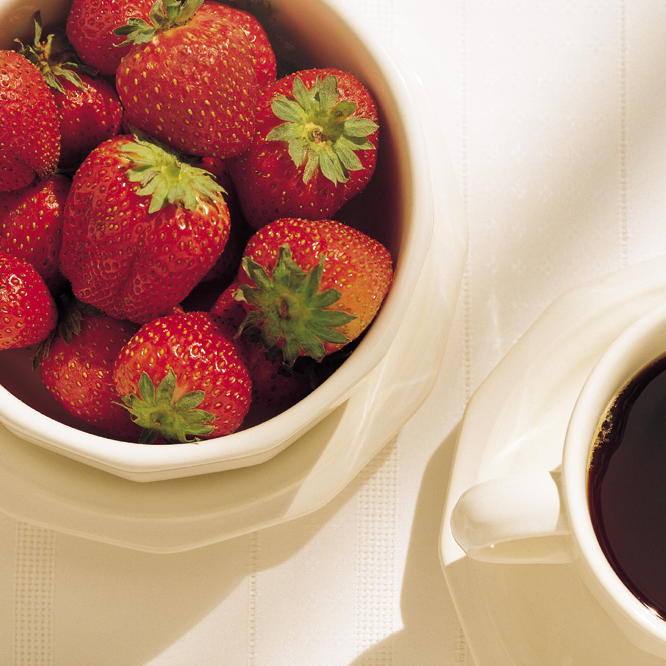
%> input picture Laboratorio 6/Quest2/strawberries_coffee.png, 666 x 666 px
$ octave Quest2.m   (GNU Octave 9; MATLAB toolbox functions it lacks are replaced by stand-ins)
%> lines starting %> are read from the running program, lines starting %| are printed output that depends on the picture
imagem = imread('strawberries_coffee.png');
%> imagem is the input picture: size 666x666x3 uint8; mean R, G, B 186.3, 145.9, 126.5
img = (round(imagem*(5/255)))*(255/5);
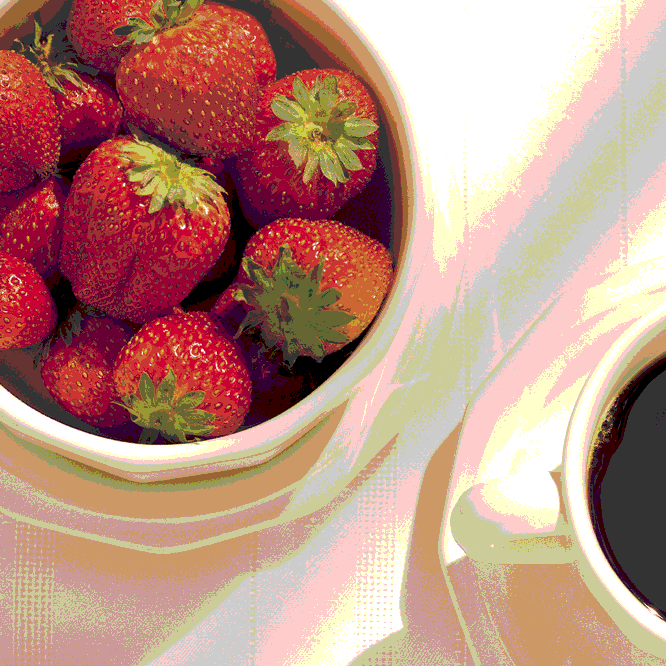
%> img: size 666x666x3 uint8; mean R, G, B 188, 143.7, 130.4
imwrite(uint8(img),'morango_safe.png');

imagem = imread('ColourCube.bmp');
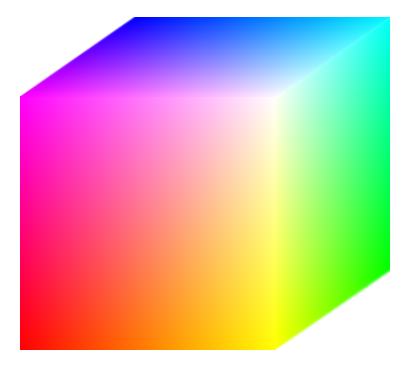
%> input picture Laboratorio 6/Quest2/ColourCube.bmp, 409 x 366 px
%> imagem is the input picture: size 366x409x3 uint8; mean R, G, B 212.5, 181.5, 173.5
img_1 = (round(imagem*(5/255)))*(255/5);
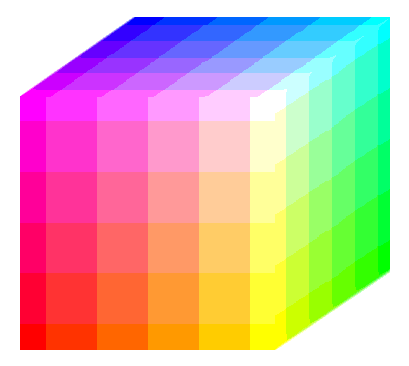
%> img_1: size 366x409x3 uint8; mean R, G, B 212.4, 181.5, 173.5
imwrite(uint8(img_1),'Cubo_safe.png');
